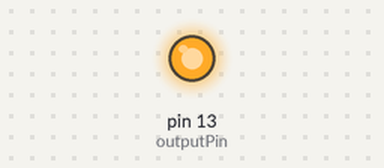
The sketch below on a simulated Arduino Uno, built with avr-gcc and run on an emulated ATmega328P. Parts: output pins drawn as LEDs (lit = HIGH). Random numbers use the default seed unless the sketch sets one; what the sketch prints to the serial monitor is not drawn.

Above: at 0.27 s.
At 38.4 s:
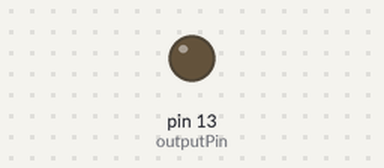
Timing chart, 0 to 39.9 s (numbered marks = the images above):
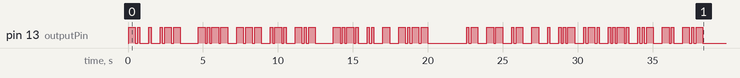

The sketch:

morse_code.ino
```cpp
#include "serialDebug.h"
#include "morseEncoder.h"
#include "variables.h"


void setup() {
  pinMode(outputPin, OUTPUT);
  Serial.begin(38400);
  serialDebug();
}

void loop() {
  /*while (digitalRead(buttonPin) == 0) {
  delay(100);
  }*/
  Serial.print(F("random number: "));
  randomNumber = random(0, (array_amount - 1));
  Serial.println(randomNumber);

  switch(randomNumber) {
    case 0:
      morseEncoder(Str0, sizeof(Str0));
      break;
    case 1:
      morseEncoder(Str1, sizeof(Str1));
      break;
    case 2:
      morseEncoder(Str2, sizeof(Str2));
      break;
    case 3:
      morseEncoder(Str3, sizeof(Str3));
      break;
    case 4:
      morseEncoder(Str4, sizeof(Str4));
      break;
    case 5:
      morseEncoder(Str5, sizeof(Str5));
      break;
    case 6:
      morseEncoder(Str6, sizeof(Str6));
      break;
    case 7:
      morseEncoder(Str7, sizeof(Str7));
      break;
    case 8:
      morseEncoder(Str8, sizeof(Str8));
      break;
    case 9:
      morseEncoder(Str9, sizeof(Str9));
      break;
    default:
      Serial.println(F("default case"));
      morseEncoder(Strdefault, sizeof(Strdefault));
      Serial.println(F(" end of default case"));
      break;
  }
  Serial.println(F(""));
  Serial.println(F(""));
  delay(2000);
}
```

ditdah.h
```cpp
#include "mdit.h"
#include "mdah.h"
#include "variables.h"

void ditdah(char code[], int arraysize) {
  char morse;
  for (int i = 0; i < strlen_P(code); i++) {
         morse = pgm_read_byte_near(code + i);
         //Serial.println(morse);
         //Serial.println(sizeof(code) - 1 );
         switch(morse) {
            case '.':
              mdit(outputPin);
              break;
            case '-':
              mdah(outputPin);
              break;
         }
  }
    //Serial.println("end of ditdah");
  delay(character_pause*speedmultiplier);
}
```

mdah.h
```cpp
#include "variables.h"

void mdah(int outputPin) {
  digitalWrite(outputPin, 1);
  delay(dah*speedmultiplier);
  digitalWrite(outputPin, 0);
  delay(symbol_pause*speedmultiplier);
}
```

mdit.h
```cpp
#include "variables.h"

void mdit(int outputPin) {
  digitalWrite(outputPin, 1);
  delay(dit*speedmultiplier);
  digitalWrite(outputPin, 0);
  delay(symbol_pause*speedmultiplier);
  //Serial.println("end of mdit");
}
```

morseEncoder.h
```cpp
#include "ditdah.h"

        const PROGMEM char aStr[] = ".-";
        const PROGMEM char bStr[] = "-...";
        const PROGMEM char cStr[] = "-.-.";
        const PROGMEM char dStr[] = "-..";
        const PROGMEM char eStr[] = ".";
        const PROGMEM char fStr[] = "..-.";
        const PROGMEM char gStr[] = "--.";
        const PROGMEM char hStr[] = "....";
        const PROGMEM char iStr[] = "..";
        const PROGMEM char jStr[] = ".---";
        const PROGMEM char kStr[] = "-.-";
        const PROGMEM char lStr[] = ".-..";
        const PROGMEM char mStr[] = "--";
        const PROGMEM char nStr[] = "-.";
        const PROGMEM char oStr[] = "---";
        const PROGMEM char pStr[] = ".--.";
        const PROGMEM char qStr[] = "--.-";
        const PROGMEM char rStr[] = ".-.";
        const PROGMEM char sStr[] = "...";
        const PROGMEM char tStr[] = "-";
        const PROGMEM char uStr[] = "..-";
        const PROGMEM char vStr[] = "...-";
        const PROGMEM char wStr[] = ".--";
        const PROGMEM char xStr[] = "-..-";
        const PROGMEM char yStr[] = "-.--";
        const PROGMEM char zStr[] = "--..";
        const PROGMEM char num0Str[] = "-----";
        const PROGMEM char num1Str[] = ".----";
        const PROGMEM char num2Str[] = "..---";
        const PROGMEM char num3Str[] = "...--";
        const PROGMEM char num4Str[] = "....-";
        const PROGMEM char num5Str[] = ".....";
        const PROGMEM char num6Str[] = "-....";
        const PROGMEM char num7Str[] = "--...";
        const PROGMEM char num8Str[] = "---..";
        const PROGMEM char num9Str[] = "----.";

void morseEncoder(char Str[], int arraysize) {
  Serial.print(F("selected sentence: "));
  for (byte k = 0; k < strlen_P(Str); k++) {
    myChar = pgm_read_byte_near(Str + k);
    Serial.print(myChar);
  }
  Serial.println();
  char sym;
  for (int i = 0; i < strlen_P(Str); i++) {
    sym = pgm_read_byte_near(Str + i);
    Serial.print(sym);
    //Serial.println(sizeof(Str));

    switch(sym) {
      case 'a':
        ditdah(aStr, sizeof(aStr));
       break;
      case 'b':
        ditdah(bStr, sizeof(bStr));
        break;
      case 'c':
        ditdah(cStr, sizeof(cStr));
        break;
      case 'd':
        ditdah(dStr, sizeof(dStr));
        break;
      case 'e':
        ditdah(eStr, sizeof(eStr));
        break;
      case 'f':
        ditdah(fStr, sizeof(fStr));
        break;
      case 'g':
        ditdah(gStr, sizeof(gStr));
        break;
      case 'h':
        ditdah(hStr, sizeof(hStr));
        break;
      case 'i':
        ditdah(iStr, sizeof(iStr));
        break;
      case 'j':
        ditdah(jStr, sizeof(jStr));
        break;
      case 'k':
        ditdah(kStr, sizeof(kStr));
        break;
      case 'l':
        ditdah(lStr, sizeof(lStr));
        break;
      case 'm':
        ditdah(mStr, sizeof(mStr));
        break;
      case 'n':
        ditdah(nStr, sizeof(nStr));
        break;
      case 'o':
        ditdah(oStr, sizeof(oStr));
        break;
      case 'p':
        ditdah(pStr, sizeof(pStr));
        break;
      case 'q':
        ditdah(qStr, sizeof(qStr));
        break;
      case 'r':
        ditdah(rStr, sizeof(rStr));
        break;
      case 's':
        //Serial.println("s ausgewählt");
        ditdah(sStr, sizeof(sStr));
        break;
      case 't':
        ditdah(tStr, sizeof(tStr));
        break;
      case 'u':
        ditdah(uStr, sizeof(uStr));
        break;
      case 'v':
        ditdah(vStr, sizeof(vStr));
        break;
      case 'w':
        ditdah(wStr, sizeof(wStr));
        break;
      case 'x':
        ditdah(xStr, sizeof(xStr));
        break;
      case 'y':
        ditdah(yStr, sizeof(yStr));
        break;
      case 'z':
        ditdah(zStr, sizeof(zStr));
        break;
      case '0':
        ditdah(num0Str, sizeof(num0Str));
        break;
      case '1':
        ditdah(num1Str, sizeof(num1Str));
        break;
      case '2':
        ditdah(num2Str, sizeof(num2Str));
        break;
      case '3':
        ditdah(num3Str, sizeof(num3Str));
        break;
      case '4':
        ditdah(num4Str, sizeof(num4Str));
        break;
      case '5':
        ditdah(num5Str, sizeof(num5Str));
        break;
      case '6':
        ditdah(num6Str, sizeof(num6Str));
        break;
      case '7':
        ditdah(num7Str, sizeof(num7Str));
        break;
      case '8':
        ditdah(num8Str, sizeof(num8Str));
        break;
      case '9':
        ditdah(num9Str, sizeof(num9Str));
        break;
      default:
        Serial.print(F(" "));
        delay((word_pause - character_pause)*speedmultiplier);
        break;
    }
  }
}
```

serialDebug.h
```cpp
#include "variables.h"

void serialDebug() {
  Serial.println(F("============"));
  Serial.println(F("Debug OUTPUT"));
  Serial.println(F("============"));
  Serial.println("");
  Serial.print(F("total sentences: "));
  Serial.println(array_amount);
  Serial.print(F("speedmultiplier: "));
  Serial.println(speedmultiplier);
  Serial.println(F("timing in ms:"));
  Serial.print(F("  Dit-length: "));
  Serial.println(dit);
  Serial.print(F("  Dah-length: "));
  Serial.println(dah);
  Serial.print(F("  Symbol-pause: "));
  Serial.println(symbol_pause);
  Serial.print(F("  Character-pause: "));
  Serial.println(character_pause);
  Serial.print(F("  Word-pause: "));
  Serial.println(word_pause);
  Serial.println("");
}
```

variables.h
```cpp
#ifndef VARIABLES_H
#define VARIABLES_H

int dit = 25;
int dah = 3*dit;

int symbol_pause = dit;
int character_pause = 3*dit;
int word_pause = 7*dit;

int speedmultiplier = 6;
int array_amount = 10;

int outputPin = 13;
int buttonPin = 0;

int randomNumber = 0;

char myChar;

const PROGMEM char Str0[] = "test";
const PROGMEM char Str1[] = "hallo";
const PROGMEM char Str2[] = "sos sos sos sos sos";
const PROGMEM char Str3[] = "aabbccdd";
const PROGMEM char Str4[] = "new york city";
const PROGMEM char Str5[] = "guess what";
const PROGMEM char Str6[] = "arduino morse code";
const PROGMEM char Str7[] = "amateurfunk";
const PROGMEM char Str8[] = "hallo wie geht es dir";
const PROGMEM char Str9[] = "moin mir geht es gut";
const PROGMEM char Strdefault[] = "default code";


#endif
```

Measured:
- by itself, pin 13 (outputPin): LOW → HIGH at 0.05 s, → LOW 0.45 s later, → HIGH 0.15 s later, → LOW 0.15 s later, … (112 changes in this stretch)
